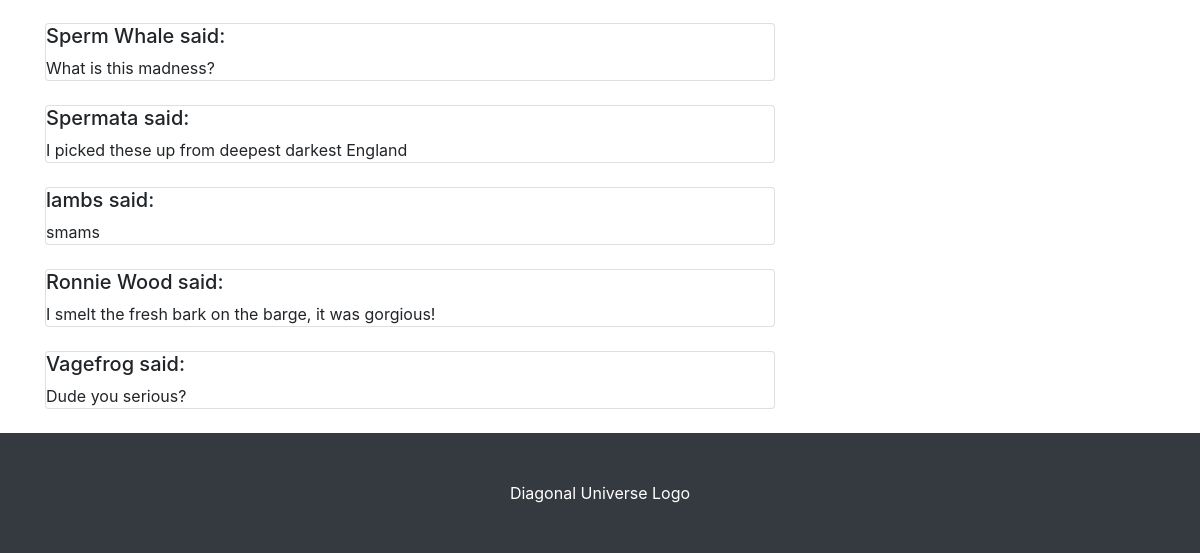
Before: / (lower part) with the older database file.
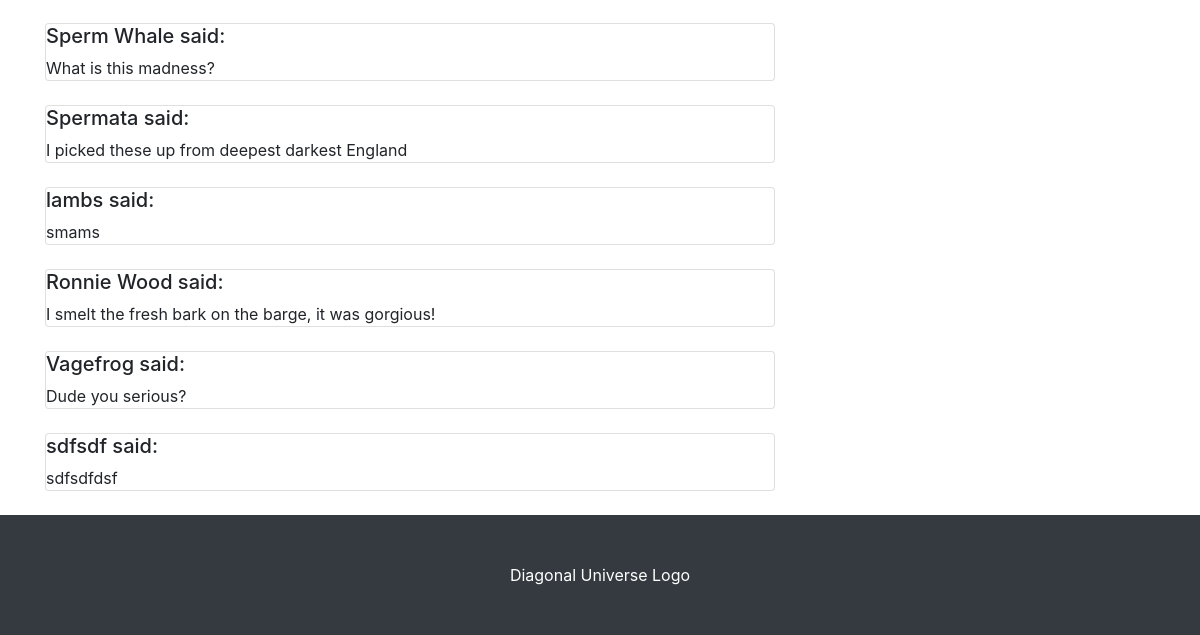
After: the same page with the newer database file.
### Comment/models.py (models this page shows)
class Comment(models.Model):
    name = models.CharField(max_length=30, default = "Anonymous")
    text = models.TextField(max_length=300, default = "No comment")

### post/views.py (the view)
# urls.py: path("", views.index, name="index"),
def index(request):
    latestPost = Post.objects.latest('id')
    categorys = Post.CATEGORYS
    comments = Comment.objects.all()
    form = CommentForm()
    if request.method == 'POST':
        comment = Comment()
        comment.name = request.POST.get('name')
        comment.text = request.POST.get('text')
        comment.save()
        return render(request, 'post/thanks.html')
    else:
        return render(request, "post/index.html", {'latestPost': latestPost, 'categorys': categorys, 'comments': comments, 'form': form})

### post/templates/post/index.html (shortened to what this page needs)
{% extends 'base.html' %}
{% load bootstrap %}
{% block post %}
<div class="container">
    <div class="row">
        <div class="col-lg-8">
            {% endblock %}
            {% block comments %}
            {% for comment in comments %}
            <div class="card mb-4">
                <div class="media-body">
                    <h5 class="mt-0">{{ comment.name }} said:</h5>
                    {{ comment.text }}
                </div>
            </div>
            {% endfor %}
            {% endblock %}

Changed rows visible on the page:
added Comment: name "sdfsdf", text "sdfsdfdsf"
